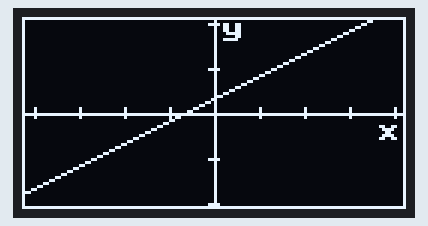
This program was run on a simulated Raspberry Pi Pico running MicroPython. Parts: 128×64 one-colour display. Library files of the repository ran but are not shown: ssd1306.py. At 20.1 s the program stops and its outputs stay as they are.

Above: at 0.1 s.
At 5.1 s:
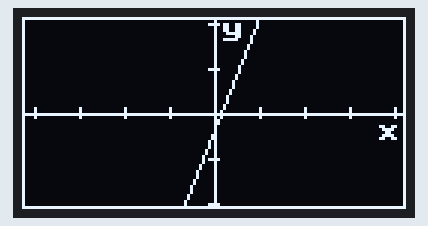
At 10.2 s:
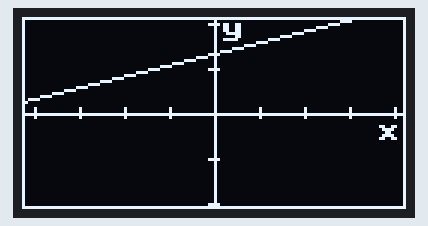
At 15.2 s:
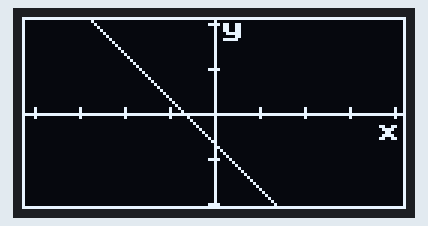

Measured:
- what the display in image 1 shows lasts 5.0 s, from 5.1 s to 10.1 s

The program:

ssd1306-pravac.py
```python
from machine import Pin, I2C
import ssd1306
import utime

# Initialize I2C
i2c = I2C(0, scl=Pin(21), sda=Pin(20))

# Initialize OLED display
oled_width = 128
oled_height = 64
oled = ssd1306.SSD1306_I2C(oled_width, oled_height, i2c)

# Center coordinates
center_x = oled_width // 2
center_y = oled_height // 2

def pravac(oled,a,b):
    oled.fill(0)
    oled.hline(0, center_y, oled_width, 1)
    oled.vline(center_x, 0, oled_height, 1)
    oled.rect(0, 0, oled_width, oled_height, 1)
    oled.text('x', oled_width-10, center_y+2, 1)
    oled.text('y', center_x+2, 0, 1)
    for x in [-60, -45, -30, -15, 15, 30, 45, 60]:
        screen_x = center_x + x
        oled.vline(screen_x, center_y - 2, 4, 1)
    for y in [-30, -15, 15, 30]:
        screen_y = center_y - y
        oled.hline(center_x - 2, screen_y, 4, 1)

    tocke = [(center_x + x, center_y - int(a * x + b)) for x in [-center_x, center_x]]
    oled.line(tocke[0][0], tocke[0][1], tocke[1][0], tocke[1][1], 1)
    oled.show()
    utime.sleep(5)

pravac(oled,0.5,5)
pravac(oled,2.5,-5)
pravac(oled,0.25,20)
pravac(oled,-1,-10)
```
